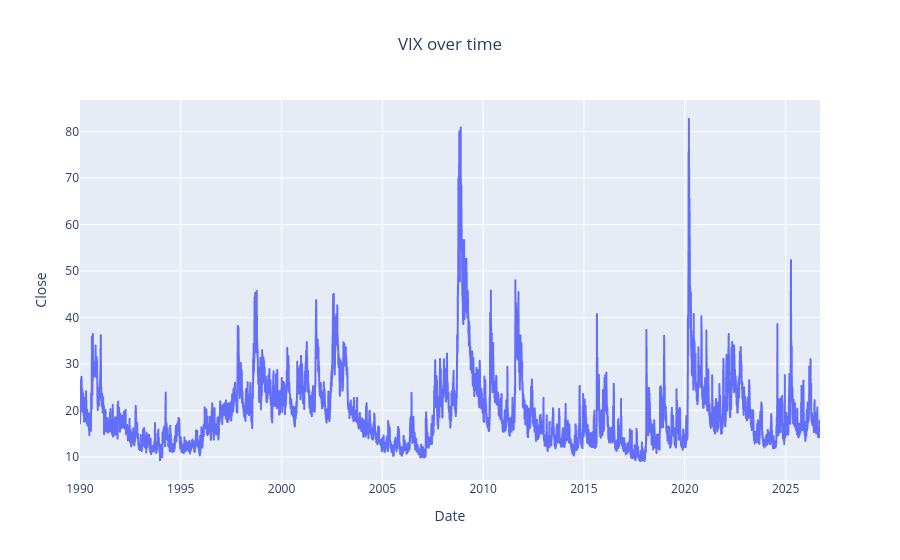

The cell this chart's notebook holds for it:
### Code cell
# Dynamic visualisation of VIX prices
fig = px.line(vix,
              x=vix.index,
              y="Close",
              title='VIX over time')
fig.update_layout(title_x=0.5)  # This will center the title horizontally

fig.show()

### Figure 1 — Plotly figure (JSON) as saved in the notebook; plotly's stock layout.template omitted (floating-point values rounded to 4 significant figures; data arrays with more than 128 entries replaced by an {"elided": "..."} marker saying what was removed)
{"data": [{"hovertemplate": "Date=%{x}<br>Close=%{y}<extra></extra>", "legendgroup": "", "line": {"color": "#636efa", "dash": "solid"}, "marker": {"symbol": "circle"}, "mode": "lines", "name": "", "showlegend": false, "type": "scattergl", "x": {"elided": "9246 str values"}, "xaxis": "x", "y": {"elided": "9246 float values"}, "yaxis": "y"}], "layout": {"legend": {"tracegroupgap": 0}, "title": {"text": "VIX over time", "x": 0.5}, "xaxis": {"anchor": "y", "domain": [0, 1], "title": {"text": "Date"}}, "yaxis": {"anchor": "x", "domain": [0, 1], "title": {"text": "Close"}}}}
